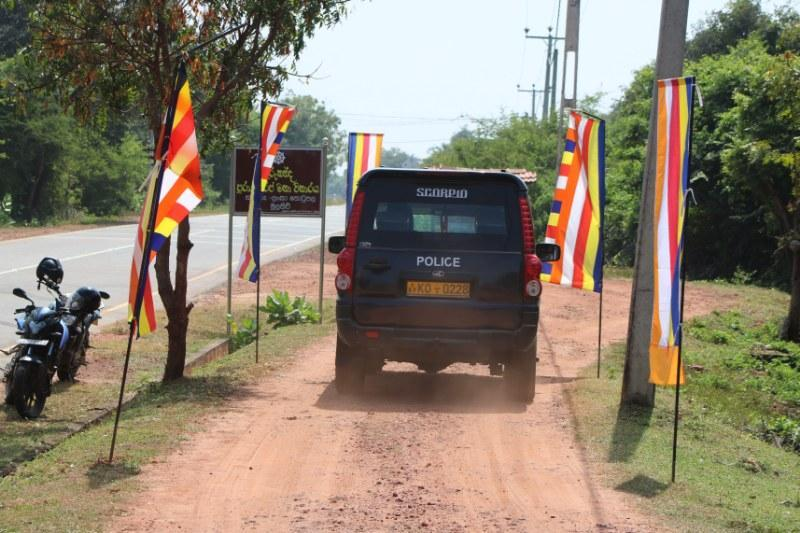
#> input picture Numberplate/107.jpg, 800 x 533 px, found by its file name; its folder holds only this picture in this run
$ python test3.py
#> lines starting #> are read from the running program, lines starting #| are printed output that depends on the picture; after the words box and inside, x2 and y2 are one past the last pixel; in counts of white or black regions, pixels touching at a corner belong together
import os
import numpy as np
import cv2
import imutils
import pytesseract

# Function to process each image
def process_image(image_path):
#> called with image_path = 'NumberPlate/107.jpg'
    image = cv2.imread(image_path)
#> image is the input picture: shape (533, 800, 3); mean B, G, R 109.6, 127.9, 139.8
    image = imutils.resize(image, width=500)
#> image: shape (333, 500, 3)
    cv2.imshow("Original Image", image)

    gray = cv2.cvtColor(image, cv2.COLOR_BGR2GRAY)
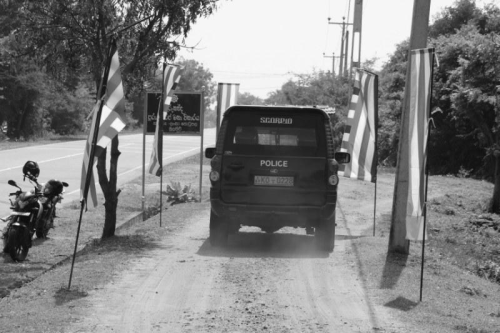
#> gray: shape (333, 500); min 11, max 250, mean 129.4
    gray = cv2.bilateralFilter(gray, 11, 17, 17)
    #temp
    cv2.imshow("gray Image", gray)
    edged = cv2.Canny(gray, 170, 200)
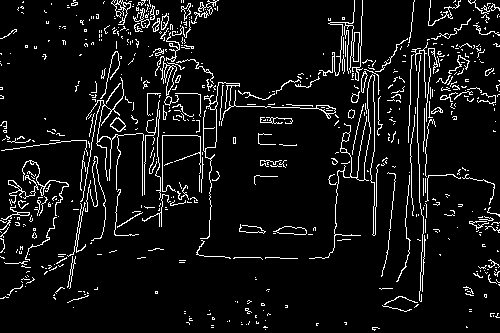
#> edged: shape (333, 500); 7.2% white in thin lines or dots

    #temp
    cv2.imshow("edge Image", edged)

    cnts, hierarchy = cv2.findContours(edged.copy(), cv2.RETR_LIST, cv2.CHAIN_APPROX_SIMPLE)
#> cnts = 693 contours, 641 with area under 20; largest, box (x1, y1, x2, y2) and area: (155, 56, 179, 106) 213, (200, 82, 336, 239) 198, (273, 226, 307, 235) 180, (276, 226, 307, 235) 176, (352, 32, 360, 62) 147
    cnts = sorted(cnts, key=cv2.contourArea, reverse=True)[:30]
#> cnts = 30 contours; largest, box (x1, y1, x2, y2) and area: (155, 56, 179, 106) 213, (200, 82, 336, 239) 198, (273, 226, 307, 235) 180, (276, 226, 307, 235) 176, (352, 32, 360, 62) 147
    NumberPlateCnt = None

    for c in cnts:
        peri = cv2.arcLength(c, True)
        approx = cv2.approxPolyDP(c, 0.02 * peri, True)
        if len(approx) == 4:
            NumberPlateCnt = approx
            break
#> this loop made 30 passes
#> peri on passes 1 to 12: 306.1, 1032.6, 75.21, 69.21, 69.66, 67.31, 50.18, 69.94, 41.36, 56.87, 201.7, 1359.2

    if NumberPlateCnt is None:
        print("Number plate contour not found in the image.")
        return

    # Masking the part other than the number plate
    mask = np.zeros(gray.shape, np.uint8)

    new_image = cv2.drawContours(mask, [NumberPlateCnt], 0, 255, -1)
    #temp
    # cv2.imshow("gray mask", mask)

    new_image = cv2.bitwise_and(image, image, mask=mask)
    cv2.namedWindow("Final_image", cv2.WINDOW_NORMAL)
    cv2.imshow("Final_image", new_image)

    # Configuration for tesseract
    config = ('-l eng --oem 1 --psm 3')

    # Run tesseract OCR on image
    text = pytesseract.image_to_string(new_image, config=config)

    # Print recognized text
    print("License Plate Number:", text)

# Folder containing images
folder_path = "NumberPlate"

# Get a list of all image files in the folder
image_files = sorted([os.path.join(folder_path, f) for f in os.listdir(folder_path) if f.endswith(('.jpg', '.jpeg', '.png'))])

current_index = 0
while True:
    process_image(image_files[current_index])
    key = cv2.waitKey(0)
#> (key Esc is pressed here)

    if key == 27:  # ESC key
        break
    elif key == ord('n') and current_index < len(image_files) - 1:  # Next image
        current_index += 1
    elif key == ord('p') and current_index > 0:  # Previous image
        current_index -= 1

cv2.destroyAllWindows()
